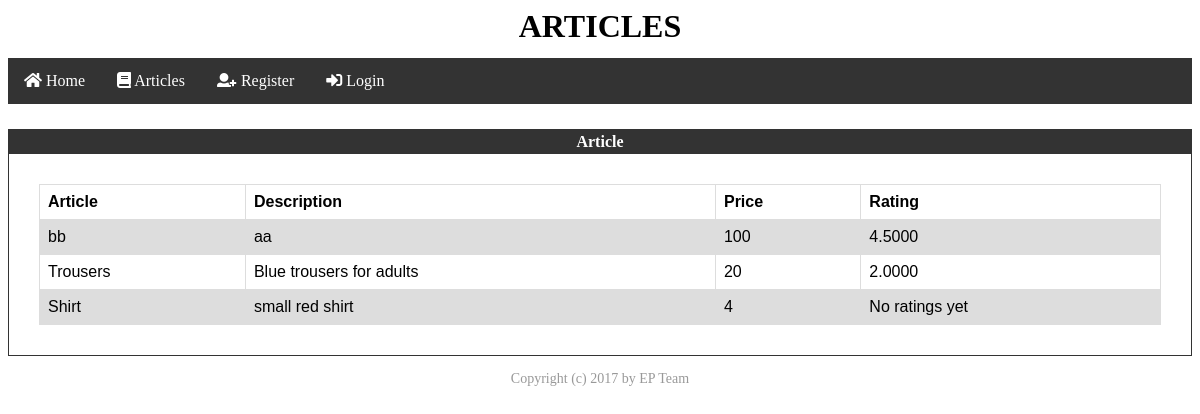
The page /verzija1/articles.php on the database as committed earlier.
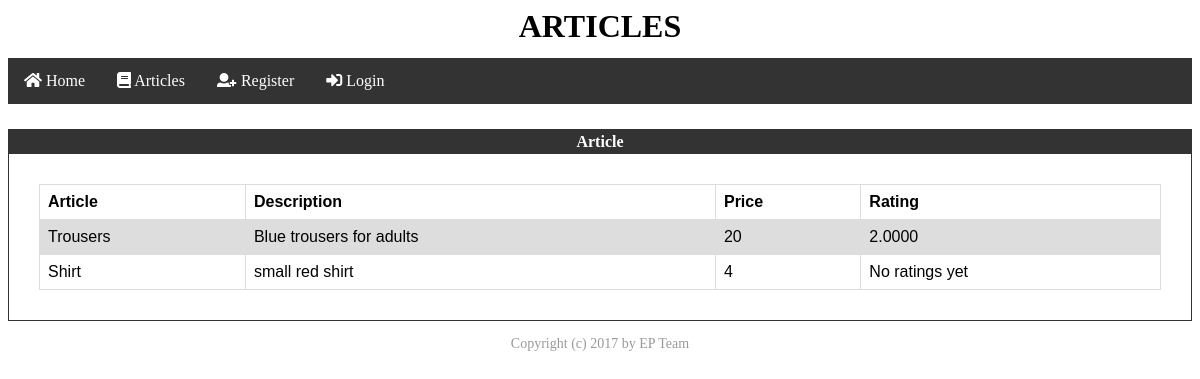
The same page on the database as committed later.
### tables this page shows
CREATE TABLE `articles` (
  `id` int(11) NOT NULL AUTO_INCREMENT,
  `name` varchar(45) NOT NULL,
  `price` float NOT NULL,
  `description` varchar(220) DEFAULT NULL,
  `active` tinyint(4) DEFAULT '0',
  PRIMARY KEY (`id`)
);

### verzija1/database/DB_Engine.php (called while the page is built, shortened)
<?php
$host = "localhost";
$user = "root";
$password = "";
$schema = "spletna_trgovina";
$config = "mysql:host=" . $host
        . ";dbname=" . $schema;
$options = array(
    PDO::ATTR_ERRMODE => PDO::ERRMODE_EXCEPTION,
    PDO::ATTR_DEFAULT_FETCH_MODE => PDO::FETCH_ASSOC,
    PDO::ATTR_PERSISTENT => true,
    PDO::MYSQL_ATTR_INIT_COMMAND => 'SET NAMES utf8'
);
$db = new PDO($config, $user, $password, $options);
function countResults($query){
    global $db;
    return $db->query($query)->fetchColumn();
}
function fetchRows($query){
    global $db;
    return $db->query($query);
}
?>

### verzija1/articles.php (the view, shortened to what this page needs)
<?php
include 'database/DB_Engine.php';
?>
<html>
<?php include 'templates/template_head.php'; ?>
<body>
<div class="title" id="title" style="height: 50px; text-align: center"><h1>ARTICLES</h1></div>
        <?php        include 'templates/template_navigation_bar.php'; ?>
<div class="context" id="context">
    <div class="article" id="article" align = "center" style="margin-top: 25px">
                <div style = "border: solid 1px #333333;" align = "center">
                    <div style = "background-color:#333333; color:#FFFFFF; padding:3px;"><b>Article</b></div>
                    <div style = "margin:30px">
                        <table style="width:100%">
                            <tr>
                                <th>Article</th>
                                <th>Description</th>
                                <th>Price</th>
                                <th>Rating</th>
                            </tr>
                <?php
                       $rez = fetchRows("SELECT id, name, price, description, active FROM articles");
                ?>
                <?php foreach($rez as $row){
                         if($row['active'] == 0){
                             continue;
                         }
                    ?>
                <?php  if(isset($_SESSION['role_id']) && $_SESSION['role_id'] >= 3) { ?>
                    <tr>
                        <form action="" method="post">
                            <input type="hidden" name="article_id" value="<?php echo $row['id']; ?>">
                            <td><?php echo $row['name'] ?></td>
                            <td><?php echo $row['description'] ?></td>
                            <td><?php echo $row['price'] ?></td>
                            <td>
                                <?php
                                $count = countResults("SELECT count(user_id) FROM articles_rating WHERE"
                                        . " user_id = ".$_SESSION['user_id']." and article_id ="
                                        .$row['id']);
                                if($count == 0){
                                ?>
                                <input type="radio" name="radio" value="1">1
                            <input type="radio" name="radio" value="2">2
                            <input type="radio" name="radio" value="3">3
                            <input type="radio" name="radio" value="4">4
                            <input type="radio" name="radio" value="5">5
                            <input type="submit" name="rate" value="Rate" />
                                <?php }else{
                                    $rez = countResults("SELECT sum(rating)/count(article_id) as rating FROM articles_rating WHERE article_id = ".$row['id']."");
                                    echo $rez;
                                }
                            ?>
                            </td>
                            <td><input type = "submit" name="add_to_cart"    value = " Add to cart "    style="display: block; width: 100px;"/><br/></td>
                        </form>
                    </tr>
                <?php }else{ ?>
                    <tr>
                            <td><?php echo $row['name'] ?></td>
                            <td><?php echo $row['description'] ?></td>
                            <td><?php echo $row['price'] ?></td>
                            <td>
                                <?php
                                $rez = countResults("SELECT sum(rating)/count(article_id) as rating FROM articles_rating WHERE article_id = ".$row['id']."");
                                if(strlen($rez) == 0){
                                    echo "No ratings yet";
                                }
                                    echo $rez;
                                ?>
                            </td>
                    </tr>
                <?php } ?>
                <?php } ?>
                        </table>
            </div>
        </div>
    </div>
</div>
 <?php include 'templates/template_footer.php'; ?>
</body>
</html>

Rows that differ between the two databases and show on the page:
removed articles: name "bb", description "aa", price "100", rez "4.5000"
